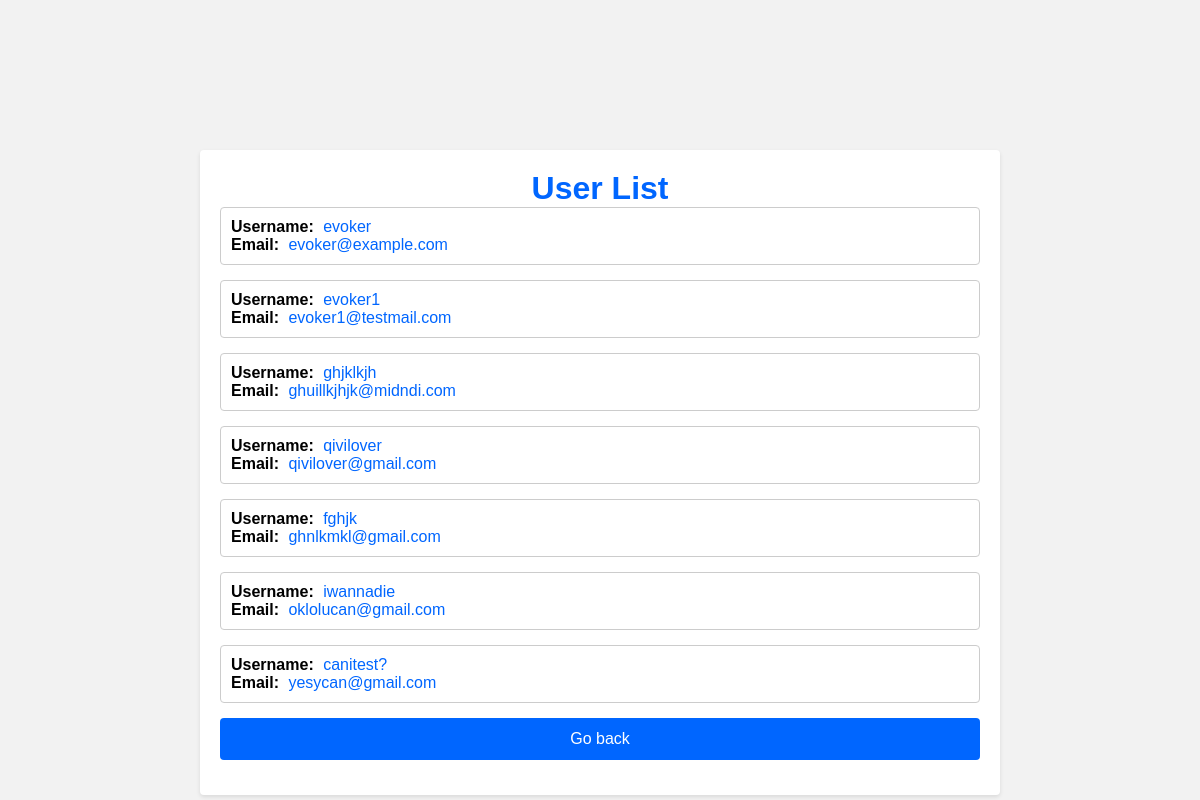
The page /users_list/ on the database its author committed.
### myApp/models.py (models this page shows, shortened)
class User(models.Model):
    user_id = models.AutoField(primary_key=True)
    username = models.CharField(max_length=100, unique=True)
    email = models.EmailField(unique=True)
    password = models.CharField(max_length=100)
    first_name = models.CharField(max_length=100)
    last_name = models.CharField(max_length=100, blank=True, null=True)
    registration_date = models.DateTimeField(auto_now_add=True)

### myApp/views.py (the view)
# urls.py: path('users_list/', views.users_list, name='users_list'),
def users_list(request):
    users = User.objects.all()
    return render(request, 'users_list.html', {'users': users})

### templates/users_list.html (shortened to what this page needs)
{% load static %}
<!DOCTYPE html>
<html>
<head>
    <link rel="stylesheet" type="text/css" href="{% static 'styles.css' %}">
    <link rel="icon" href="{% static 'favicon.ico' %}" type="image/x-icon"><body>
  <div class="container">
    <h1>User List</h1>
    <ul>
      {% for user in users %}
      <li>
        <span class="label">Username:</span>
        <span class="username">{{ user.username }}</span><br>
        <span class="label">Email:</span>
        <span class="email">{{ user.email }}</span>
      </li>
      {% endfor %}
    </ul>
    <a href="/" class="button">Go back</a>
  </div>
</body>
</html>

### static/styles.css (style rules this page uses)
* { box-sizing: border-box; margin: 0; padding: 0; }
body { font-family: Arial, sans-serif; }
body { color: #000; background-color: #f2f2f2; }
.container { max-width: 800px; margin: 15% auto; padding: 20px; background-color: #fff; box-shadow: 0 2px 4px rgba(0, 0, 0, 0.1); border-radius: 4px; margin-top: 150px; margin-bottom: 0; }
h1 { color: #0066ff; text-align: center; }
input[type="text"], input[type="email"], input[type="password"], input[type="submit"], .button { width: 100%; padding: 12px; margin-bottom: 15px; border: 1px solid #ccc; border-radius: 4px; font-size: 16px; }
input[type="submit"], .button { background-color: #0066ff; color: #fff; border: none; cursor: pointer; transition: background-color 0.2s ease-in-out; text-align: center; font-size: 16px; }
a { display: block; text-decoration: none; color: #0066ff; text-align: center; padding: 12px 20px; border: 1px solid #0066ff; border-radius: 4px; transition: background-color 0.2s ease-in-out; font-size: 16px; }
ul { list-style-type: none; padding: 0; }
li { margin-bottom: 15px; padding: 10px; border: 1px solid #ccc; border-radius: 4px; background-color: #fff; }
.label { font-weight: bold; margin-right: 5px; }
.username { color: #0066ff; }
.email { color: #0066ff; }

### rows shown on the page
User: username "evoker", email "evoker@example.com"
User: username "evoker1", email "evoker1@testmail.com"
User: username "ghjklkjh", email "ghuillkjhjk@midndi.com"
User: username "qivilover", email "qivilover@gmail.com"
User: username "fghjk", email "ghnlkmkl@gmail.com"
User: username "iwannadie", email "oklolucan@gmail.com"
User: username "canitest?", email "yesycan@gmail.com"
